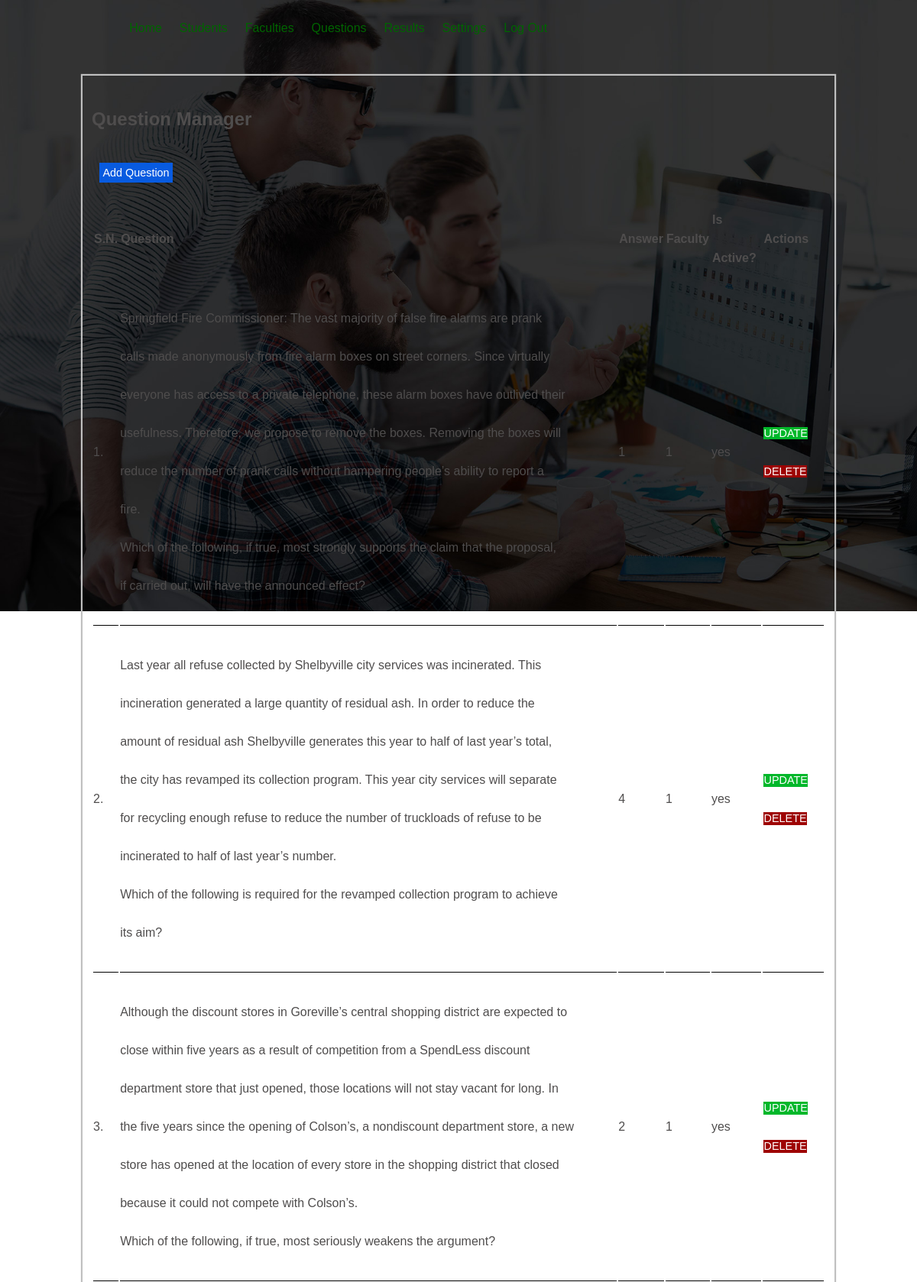
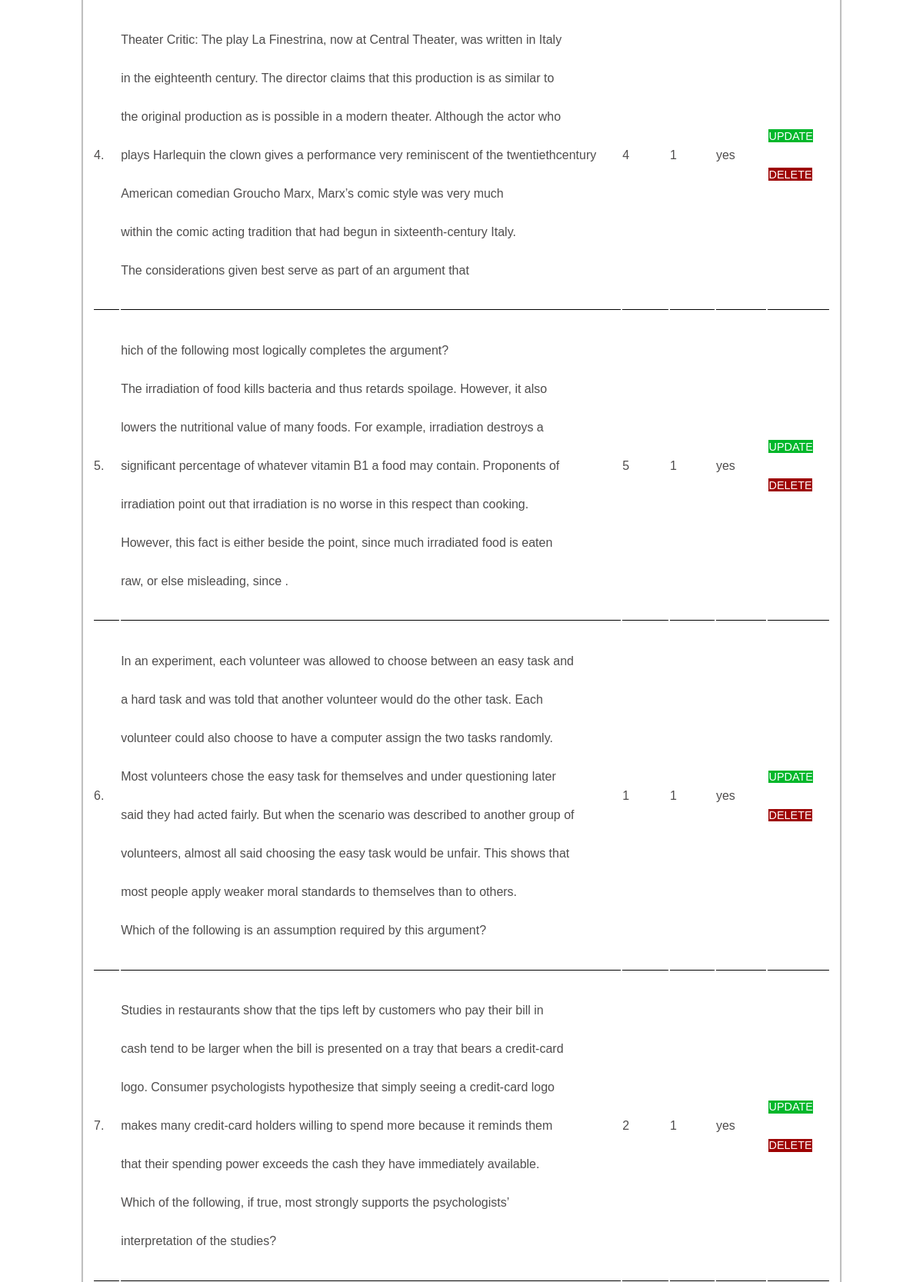
The page /admin/index.php?page=questions (signed in, upper part) on the database its author committed (2 pictures, top to bottom).
### tables this page shows
CREATE TABLE `tbl_question` (
  `question_id` int(10) UNSIGNED NOT NULL,
  `question` longtext NOT NULL,
  `first_answer` varchar(255) NOT NULL,
  `second_answer` varchar(255) NOT NULL,
  `third_answer` varchar(255) NOT NULL,
  `fourth_answer` varchar(255) NOT NULL,
  `fifth_answer` varchar(255) NOT NULL,
  `answer` int(11) NOT NULL,
  `reason` longtext NOT NULL,
  `marks` decimal(10,0) NOT NULL,
  `category` varchar(100) NOT NULL,
  `faculty` int(11) NOT NULL,
  `is_active` varchar(10) NOT NULL,
  `added_date` date NOT NULL,
  `updated_date` date NOT NULL,
  `image_name` varchar(255) NOT NULL
);

### admin/index.php (called while the page is built, shortened)
<?php
    include('config/apply.php');
    include('../box/header.php');
    include('../box/menu.php');
    include('pages/main.php');
    include('../box/footer.php');
?>

### admin/config/apply.php (called while the page is built, shortened)
<?php
    $obj=new Functions();
?>

### admin/config/database.php (called while the page is built, shortened)
<?php
    Class Database
    {
        public function select_data($tbl_name,$where="",$other="")
        {
            $query="SELECT * FROM $tbl_name";
            return $query;
        }
        public function execute_query($conn,$query)
        {
            $res=mysqli_query($conn,$query) or die(mysqli_error($conn));
            return $res;
        }
        public function num_rows($res)
        {
            $num_rows=mysqli_num_rows($res);
            return $num_rows;
        }
        public function fetch_data($res)
        {
            $row=mysqli_fetch_assoc($res);
            return $row;
        }
    }
?>

### admin/pages/questions.php (the view, shortened to what this page needs)
<div class="main">
    <div class="content">
        <div class="report">
            <h2>Question Manager</h2>
                <a href="<?php echo SITEURL; ?>admin/index.php?page=add_question">
                    <button type="button" class="btn-add">Add Question</button>
                </a>
            <table>
                <tr>
                    <th>S.N.</th>
                    <th>Question</th>
                    <th>Answer</th>
                    <th>Faculty</th>
                    <th>Is Active?</th>
                    <th>Actions</th>
                </tr>
                <?php
                    $tbl_name="tbl_question ORDER BY question_id DESC";
                    $query=$obj->select_data($tbl_name);
                    $res=$obj->execute_query($conn,$query);
                    $count_rows=$obj->num_rows($res);
                    $sn=1;
                    if($count_rows>0)
                    {
                        while($row=$obj->fetch_data($res))
                        {
                            $question_id=$row['question_id'];
                            $question=$row['question'];
                            $answer=$row['answer'];
                            $faculty=$row['faculty'];
                            $is_active=$row['is_active'];
                            ?>
                            <tr>
                                <td><?php echo $sn++; ?>. </td>
                                <td style="width: 650px;"><?php echo $question; ?></td>
                                <td><?php echo $answer; ?></td>
                                <td><?php echo $faculty; ?></td></td>
                                <td><?php echo $is_active; ?></td>
                                <td>
                                    <a href="<?php echo SITEURL; ?>admin/index.php?page=update_question&id=<?php echo $question_id; ?>"><button type="button" class="btn-update">UPDATE</button></a>
                                    <a href="<?php echo SITEURL; ?>admin/pages/delete.php?id=<?php echo $question_id; ?>&page=questions"><button type="button" class="btn-delete" onclick="return confirm('Are you sure?')">DELETE</button></a>
                                </td>
                            </tr>
                            <?php
                        }
                    }
                    else
                    {
                        echo "<tr><td colspan='6'><div class='error'></div></td></tr>";
                    }
                ?>
            </table>
        </div>
    </div>
</div>

### assets/css/style.css (style rules this page uses)
body { margin: 0; padding: 0; background: url(../../images/index-main-bg-1.jpg) no-repeat; background-size: cover; background-position: center; font-family: sans-serif; height: 100vh; }
.main { margin: 2% 0; }
.main .content { border: 1px solid silver; width: 80%; padding: 1%; margin: 0 auto; box-shadow: 0 0 1px 1px silver; }
.main .content .report { color: #4f4d4d; line-height: 50px; }
.main .content .report table { width: 100%; margin: 1% 0; text-align: left; }
.main .content .report table tr td { border-bottom: 1px solid black; border-collapse: collapse; padding: 1% 0; }
.btn-add { background-color: #085be0; color: #FFFFFF; font-size: 90%; font-weight: normal; padding: 0.5%; margin: 0 1%; border: none; cursor: pointer; }
.btn-update { background-color: #00b72a; color: #FFFFFF; font-size: 90%; font-weight: normal; padding: 0.5%; margin: 0 1%; border: none; cursor: pointer; }
.btn-delete { background-color: #9e0303; color: #FFFFFF; font-size: 90%; font-weight: normal; padding: 0.5%; margin: 0 1%; border: none; cursor: pointer; }

### rows shown on the page
tbl_question: question "Springfield Fire Commissioner: The vast majority of false fire alarms are prank calls made anonymously from fire alarm boxes on street corners. Since virtually everyone has access to a private telephone, these alarm boxes have outlived their usefulness. Therefore, we propose to remove the boxes. Removing the boxes will reduce the number of prank calls without hampering people’s ability to report a fire. Which of the following, if true, most strongly supports the claim that the proposal, if carried out, will have the announced effect?", answer "1", faculty "1", is_active "yes"
tbl_question: question "Last year all refuse collected by Shelbyville city services was incinerated. This incineration generated a large quantity of residual ash. In order to reduce the amount of residual ash Shelbyville generates this year to half of last year’s total, the city has revamped its collection program. This year city services will separate for recycling enough refuse to reduce the number of truckloads of refuse to be incinerated to half of last year’s number. Which of the following is required for the revamped collection program to achieve its aim?", answer "4", faculty "1", is_active "yes"
tbl_question: question "Although the discount stores in Goreville’s central shopping district are expected to close within five years as a result of competition from a SpendLess discount department store that just opened, those locations will not stay vacant for long. In the five years since the opening of Colson’s, a nondiscount department store, a new store has opened at the location of every store in the shopping district that closed because it could not compete with Colson’s. Which of the following, if true, most seriously weakens the argument?", answer "2", faculty "1", is_active "yes"
tbl_question: question "Theater Critic: The play La Finestrina, now at Central Theater, was written in Italy in the eighteenth century. The director claims that this production is as similar to the original production as is possible in a modern theater. Although the actor who plays Harlequin the clown gives a performance very reminiscent of the twentiethcentury American comedian Groucho Marx, Marx’s comic style was very much within the comic acting tradition that had begun in sixteenth-century Italy. The considerations given best serve as part of an argument that", answer "4", faculty "1", is_active "yes"
tbl_question: question "hich of the following most logically completes the argument? The irradiation of food kills bacteria and thus retards spoilage. However, it also lowers the nutritional value of many foods. For example, irradiation destroys a significant percentage of whatever vitamin B1 a food may contain. Proponents of irradiation point out that irradiation is no worse in this respect than cooking. However, this fact is either beside the point, since much irradiated food is eaten raw, or else misleading, since .", answer "5", faculty "1", is_active "yes"
tbl_question: question "In an experiment, each volunteer was allowed to choose between an easy task and a hard task and was told that another volunteer would do the other task. Each volunteer could also choose to have a computer assign the two tasks randomly. Most volunteers chose the easy task for themselves and under questioning later said they had acted fairly. But when the scenario was described to another group of volunteers, almost all said choosing the easy task would be unfair. This shows that most people apply weaker moral standards to themselves than to others. Which of the following is an assumption required by this argument?", answer "1", faculty "1", is_active "yes"
tbl_question: question "Studies in restaurants show that the tips left by customers who pay their bill in cash tend to be larger when the bill is presented on a tray that bears a credit-card logo. Consumer psychologists hypothesize that simply seeing a credit-card logo makes many credit-card holders willing to spend more because it reminds them that their spending power exceeds the cash they have immediately available. Which of the following, if true, most strongly supports the psychologists’ interpretation of the studies?", answer "2", faculty "1", is_active "yes"
